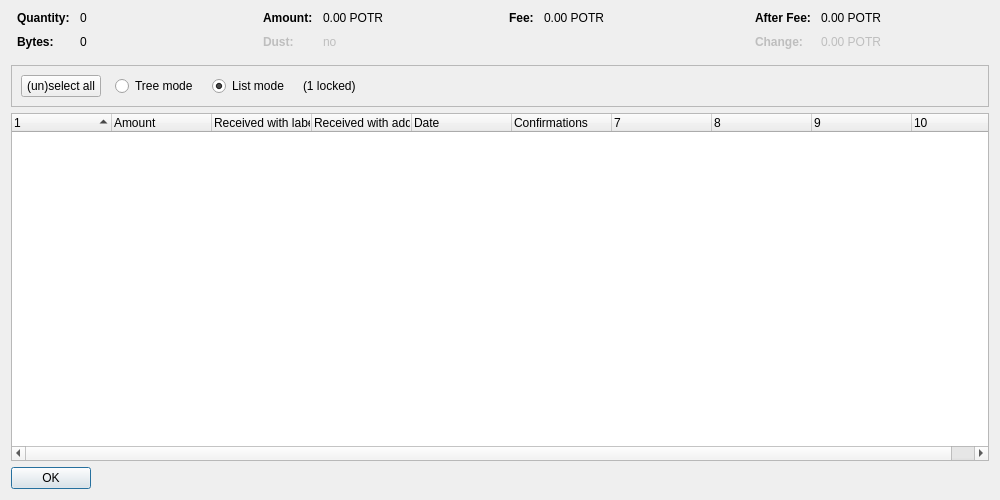
<?xml version="1.0" encoding="UTF-8"?>
<ui version="4.0">
 <class>CoinControlDialog</class>
 <widget class="QDialog" name="CoinControlDialog">
  <property name="geometry">
   <rect>
    <x>0</x>
    <y>0</y>
    <width>1000</width>
    <height>500</height>
   </rect>
  </property>
  <property name="windowTitle">
   <string>Coin Selection</string>
  </property>
  <layout class="QVBoxLayout" name="verticalLayout">
   <item>
    <layout class="QHBoxLayout" name="horizontalLayoutTop" stretch="0,0,0,0">
     <property name="topMargin">
      <number>0</number>
     </property>
     <property name="bottomMargin">
      <number>10</number>
     </property>
     <item>
      <layout class="QFormLayout" name="formLayoutCoinControl1">
       <property name="horizontalSpacing">
        <number>10</number>
       </property>
       <property name="verticalSpacing">
        <number>10</number>
       </property>
       <property name="leftMargin">
        <number>6</number>
       </property>
       <property name="rightMargin">
        <number>6</number>
       </property>
       <item row="0" column="0">
        <widget class="QLabel" name="labelCoinControlQuantityText">
         <property name="font">
          <font>
           <weight>75</weight>
           <bold>true</bold>
          </font>
         </property>
         <property name="text">
          <string>Quantity:</string>
         </property>
        </widget>
       </item>
       <item row="0" column="1">
        <widget class="QLabel" name="labelCoinControlQuantity">
         <property name="cursor">
          <cursorShape>IBeamCursor</cursorShape>
         </property>
         <property name="contextMenuPolicy">
          <enum>Qt::ActionsContextMenu</enum>
         </property>
         <property name="text">
          <string notr="true">0</string>
         </property>
         <property name="textInteractionFlags">
          <set>Qt::LinksAccessibleByMouse|Qt::TextSelectableByKeyboard|Qt::TextSelectableByMouse</set>
         </property>
        </widget>
       </item>
       <item row="1" column="0">
        <widget class="QLabel" name="labelCoinControlBytesText">
         <property name="font">
          <font>
           <weight>75</weight>
           <bold>true</bold>
          </font>
         </property>
         <property name="text">
          <string>Bytes:</string>
         </property>
        </widget>
       </item>
       <item row="1" column="1">
        <widget class="QLabel" name="labelCoinControlBytes">
         <property name="cursor">
          <cursorShape>IBeamCursor</cursorShape>
         </property>
         <property name="contextMenuPolicy">
          <enum>Qt::ActionsContextMenu</enum>
         </property>
         <property name="text">
          <string notr="true">0</string>
         </property>
         <property name="textInteractionFlags">
          <set>Qt::LinksAccessibleByMouse|Qt::TextSelectableByKeyboard|Qt::TextSelectableByMouse</set>
         </property>
        </widget>
       </item>
      </layout>
     </item>
     <item>
      <layout class="QFormLayout" name="formLayoutCoinControl2">
       <property name="horizontalSpacing">
        <number>10</number>
       </property>
       <property name="verticalSpacing">
        <number>10</number>
       </property>
       <property name="leftMargin">
        <number>6</number>
       </property>
       <property name="rightMargin">
        <number>6</number>
       </property>
       <item row="0" column="0">
        <widget class="QLabel" name="labelCoinControlAmountText">
         <property name="font">
          <font>
           <weight>75</weight>
           <bold>true</bold>
          </font>
         </property>
         <property name="text">
          <string>Amount:</string>
         </property>
        </widget>
       </item>
       <item row="0" column="1">
        <widget class="QLabel" name="labelCoinControlAmount">
         <property name="cursor">
          <cursorShape>IBeamCursor</cursorShape>
         </property>
         <property name="contextMenuPolicy">
          <enum>Qt::ActionsContextMenu</enum>
         </property>
         <property name="text">
          <string notr="true">0.00 POTR</string>
         </property>
         <property name="textInteractionFlags">
          <set>Qt::LinksAccessibleByMouse|Qt::TextSelectableByKeyboard|Qt::TextSelectableByMouse</set>
         </property>
        </widget>
       </item>
       <item row="1" column="0">
        <widget class="QLabel" name="labelCoinControlLowOutputText">
         <property name="enabled">
          <bool>false</bool>
         </property>
         <property name="font">
          <font>
           <weight>75</weight>
           <bold>true</bold>
          </font>
         </property>
         <property name="text">
          <string>Dust:</string>
         </property>
        </widget>
       </item>
       <item row="1" column="1">
        <widget class="QLabel" name="labelCoinControlLowOutput">
         <property name="enabled">
          <bool>false</bool>
         </property>
         <property name="cursor">
          <cursorShape>IBeamCursor</cursorShape>
         </property>
         <property name="contextMenuPolicy">
          <enum>Qt::ActionsContextMenu</enum>
         </property>
         <property name="text">
          <string notr="true">no</string>
         </property>
         <property name="textInteractionFlags">
          <set>Qt::LinksAccessibleByMouse|Qt::TextSelectableByKeyboard|Qt::TextSelectableByMouse</set>
         </property>
        </widget>
       </item>
      </layout>
     </item>
     <item>
      <layout class="QFormLayout" name="formLayoutCoinControl3">
       <property name="horizontalSpacing">
        <number>10</number>
       </property>
       <property name="verticalSpacing">
        <number>10</number>
       </property>
       <property name="leftMargin">
        <number>6</number>
       </property>
       <property name="rightMargin">
        <number>6</number>
       </property>
       <item row="0" column="0">
        <widget class="QLabel" name="labelCoinControlFeeText">
         <property name="font">
          <font>
           <weight>75</weight>
           <bold>true</bold>
          </font>
         </property>
         <property name="text">
          <string>Fee:</string>
         </property>
        </widget>
       </item>
       <item row="0" column="1">
        <widget class="QLabel" name="labelCoinControlFee">
         <property name="cursor">
          <cursorShape>IBeamCursor</cursorShape>
         </property>
         <property name="contextMenuPolicy">
          <enum>Qt::ActionsContextMenu</enum>
         </property>
         <property name="text">
          <string notr="true">0.00 POTR</string>
         </property>
         <property name="textInteractionFlags">
          <set>Qt::LinksAccessibleByMouse|Qt::TextSelectableByKeyboard|Qt::TextSelectableByMouse</set>
         </property>
        </widget>
       </item>
      </layout>
     </item>
     <item>
      <layout class="QFormLayout" name="formLayoutCoinControl4">
       <property name="horizontalSpacing">
        <number>10</number>
       </property>
       <property name="verticalSpacing">
        <number>10</number>
       </property>
       <property name="leftMargin">
        <number>6</number>
       </property>
       <property name="rightMargin">
        <number>6</number>
       </property>
       <item row="0" column="0">
        <widget class="QLabel" name="labelCoinControlAfterFeeText">
         <property name="font">
          <font>
           <weight>75</weight>
           <bold>true</bold>
          </font>
         </property>
         <property name="text">
          <string>After Fee:</string>
         </property>
        </widget>
       </item>
       <item row="0" column="1">
        <widget class="QLabel" name="labelCoinControlAfterFee">
         <property name="cursor">
          <cursorShape>IBeamCursor</cursorShape>
         </property>
         <property name="contextMenuPolicy">
          <enum>Qt::ActionsContextMenu</enum>
         </property>
         <property name="text">
          <string notr="true">0.00 POTR</string>
         </property>
         <property name="textInteractionFlags">
          <set>Qt::LinksAccessibleByMouse|Qt::TextSelectableByKeyboard|Qt::TextSelectableByMouse</set>
         </property>
        </widget>
       </item>
       <item row="1" column="0">
        <widget class="QLabel" name="labelCoinControlChangeText">
         <property name="enabled">
          <bool>false</bool>
         </property>
         <property name="font">
          <font>
           <weight>75</weight>
           <bold>true</bold>
          </font>
         </property>
         <property name="text">
          <string>Change:</string>
         </property>
        </widget>
       </item>
       <item row="1" column="1">
        <widget class="QLabel" name="labelCoinControlChange">
         <property name="enabled">
          <bool>false</bool>
         </property>
         <property name="cursor">
          <cursorShape>IBeamCursor</cursorShape>
         </property>
         <property name="contextMenuPolicy">
          <enum>Qt::ActionsContextMenu</enum>
         </property>
         <property name="text">
          <string notr="true">0.00 POTR</string>
         </property>
         <property name="textInteractionFlags">
          <set>Qt::LinksAccessibleByMouse|Qt::TextSelectableByKeyboard|Qt::TextSelectableByMouse</set>
         </property>
        </widget>
       </item>
      </layout>
     </item>
    </layout>
   </item>
   <item>
    <widget class="QFrame" name="frame">
     <property name="minimumSize">
      <size>
       <width>0</width>
       <height>40</height>
      </size>
     </property>
     <property name="frameShape">
      <enum>QFrame::StyledPanel</enum>
     </property>
     <property name="frameShadow">
      <enum>QFrame::Sunken</enum>
     </property>
     <layout class="QHBoxLayout" name="horizontalLayout">
      <item>
       <layout class="QHBoxLayout" name="horizontalLayoutPanel" stretch="0,0,0,0,0">
        <property name="spacing">
         <number>14</number>
        </property>
        <item>
         <widget class="QPushButton" name="pushButtonSelectAll">
          <property name="sizePolicy">
           <sizepolicy hsizetype="Maximum" vsizetype="Fixed">
            <horstretch>0</horstretch>
            <verstretch>0</verstretch>
           </sizepolicy>
          </property>
          <property name="text">
           <string>(un)select all</string>
          </property>
          <property name="autoDefault">
           <bool>false</bool>
          </property>
         </widget>
        </item>
        <item>
         <widget class="QRadioButton" name="radioTreeMode">
          <property name="sizePolicy">
           <sizepolicy hsizetype="Maximum" vsizetype="Fixed">
            <horstretch>0</horstretch>
            <verstretch>0</verstretch>
           </sizepolicy>
          </property>
          <property name="text">
           <string>Tree mode</string>
          </property>
         </widget>
        </item>
        <item>
         <widget class="QRadioButton" name="radioListMode">
          <property name="sizePolicy">
           <sizepolicy hsizetype="Maximum" vsizetype="Fixed">
            <horstretch>0</horstretch>
            <verstretch>0</verstretch>
           </sizepolicy>
          </property>
          <property name="text">
           <string>List mode</string>
          </property>
          <property name="checked">
           <bool>true</bool>
          </property>
         </widget>
        </item>
        <item>
         <widget class="QLabel" name="labelLocked">
          <property name="text">
           <string notr="true">(1 locked)</string>
          </property>
         </widget>
        </item>
        <item>
         <spacer name="horizontalSpacer">
          <property name="orientation">
           <enum>Qt::Horizontal</enum>
          </property>
          <property name="sizeHint" stdset="0">
           <size>
            <width>40</width>
            <height>20</height>
           </size>
          </property>
         </spacer>
        </item>
       </layout>
      </item>
     </layout>
    </widget>
   </item>
   <item>
    <widget class="CoinControlTreeWidget" name="treeWidget">
     <property name="contextMenuPolicy">
      <enum>Qt::CustomContextMenu</enum>
     </property>
     <property name="sortingEnabled">
      <bool>false</bool>
     </property>
     <property name="columnCount">
      <number>10</number>
     </property>
     <attribute name="headerShowSortIndicator" stdset="0">
      <bool>true</bool>
     </attribute>
     <attribute name="headerStretchLastSection">
      <bool>false</bool>
     </attribute>
     <column>
      <property name="text">
       <string/>
      </property>
     </column>
     <column>
      <property name="text">
       <string>Amount</string>
      </property>
     </column>
     <column>
      <property name="text">
       <string>Received with label</string>
      </property>
     </column>
     <column>
      <property name="text">
       <string>Received with address</string>
      </property>
     </column>
     <column>
      <property name="text">
       <string>Date</string>
      </property>
     </column>
     <column>
      <property name="text">
       <string>Confirmations</string>
      </property>
      <property name="toolTip">
       <string>Confirmed</string>
      </property>
     </column>
     <column>
      <property name="text">
       <string/>
      </property>
     </column>
     <column>
      <property name="text">
       <string/>
      </property>
     </column>
     <column>
      <property name="text">
       <string/>
      </property>
     </column>
     <column>
      <property name="text">
       <string/>
      </property>
     </column>
    </widget>
   </item>
   <item>
    <widget class="QDialogButtonBox" name="buttonBox">
     <property name="sizePolicy">
      <sizepolicy hsizetype="Maximum" vsizetype="Fixed">
       <horstretch>0</horstretch>
       <verstretch>0</verstretch>
      </sizepolicy>
     </property>
     <property name="orientation">
      <enum>Qt::Horizontal</enum>
     </property>
     <property name="standardButtons">
      <set>QDialogButtonBox::Ok</set>
     </property>
    </widget>
   </item>
  </layout>
 </widget>
 <customwidgets>
  <customwidget>
   <class>CoinControlTreeWidget</class>
   <extends>QTreeWidget</extends>
   <header>coincontroltreewidget.h</header>
  </customwidget>
 </customwidgets>
 <resources/>
 <connections/>
</ui>
